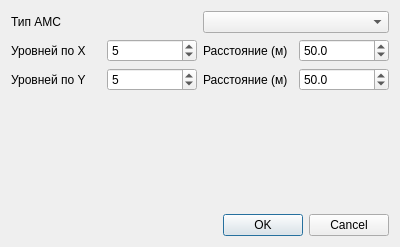
<?xml version="1.0" encoding="UTF-8"?>
<ui version="4.0">
 <class>NewAMSDialog</class>
 <widget class="QDialog" name="NewAMSDialog">
  <property name="geometry">
   <rect>
    <x>0</x>
    <y>0</y>
    <width>400</width>
    <height>247</height>
   </rect>
  </property>
  <property name="windowTitle">
   <string>Dialog</string>
  </property>
  <layout class="QVBoxLayout" name="verticalLayout">
   <item>
    <layout class="QGridLayout" name="gridLayout">
     <item row="0" column="0">
      <widget class="QLabel" name="label">
       <property name="text">
        <string>Тип АМС</string>
       </property>
      </widget>
     </item>
     <item row="0" column="2" colspan="2">
      <widget class="QComboBox" name="type"/>
     </item>
     <item row="1" column="0">
      <widget class="QLabel" name="label_2">
       <property name="text">
        <string>Уровней по X</string>
       </property>
      </widget>
     </item>
     <item row="1" column="1">
      <widget class="QSpinBox" name="levels_X">
       <property name="minimum">
        <number>1</number>
       </property>
       <property name="maximum">
        <number>25</number>
       </property>
       <property name="value">
        <number>5</number>
       </property>
      </widget>
     </item>
     <item row="1" column="2">
      <widget class="QLabel" name="label_4">
       <property name="text">
        <string>Расстояние (м)</string>
       </property>
      </widget>
     </item>
     <item row="1" column="3">
      <widget class="QDoubleSpinBox" name="distance_X">
       <property name="decimals">
        <number>1</number>
       </property>
       <property name="value">
        <double>50.000000000000000</double>
       </property>
      </widget>
     </item>
     <item row="2" column="0">
      <widget class="QLabel" name="label_3">
       <property name="text">
        <string>Уровней по Y</string>
       </property>
      </widget>
     </item>
     <item row="2" column="1">
      <widget class="QSpinBox" name="levels_Y">
       <property name="minimum">
        <number>1</number>
       </property>
       <property name="maximum">
        <number>25</number>
       </property>
       <property name="value">
        <number>5</number>
       </property>
      </widget>
     </item>
     <item row="2" column="2">
      <widget class="QLabel" name="label_5">
       <property name="text">
        <string>Расстояние (м)</string>
       </property>
      </widget>
     </item>
     <item row="2" column="3">
      <widget class="QDoubleSpinBox" name="distance_Y">
       <property name="decimals">
        <number>1</number>
       </property>
       <property name="maximum">
        <double>300.000000000000000</double>
       </property>
       <property name="value">
        <double>50.000000000000000</double>
       </property>
      </widget>
     </item>
    </layout>
   </item>
   <item>
    <spacer name="verticalSpacer">
     <property name="orientation">
      <enum>Qt::Vertical</enum>
     </property>
     <property name="sizeHint" stdset="0">
      <size>
       <width>20</width>
       <height>92</height>
      </size>
     </property>
    </spacer>
   </item>
   <item>
    <widget class="QDialogButtonBox" name="buttonBox">
     <property name="orientation">
      <enum>Qt::Horizontal</enum>
     </property>
     <property name="standardButtons">
      <set>QDialogButtonBox::Cancel|QDialogButtonBox::Ok</set>
     </property>
    </widget>
   </item>
  </layout>
 </widget>
 <resources/>
 <connections>
  <connection>
   <sender>buttonBox</sender>
   <signal>accepted()</signal>
   <receiver>NewAMSDialog</receiver>
   <slot>accept()</slot>
   <hints>
    <hint type="sourcelabel">
     <x>248</x>
     <y>254</y>
    </hint>
    <hint type="destinationlabel">
     <x>157</x>
     <y>274</y>
    </hint>
   </hints>
  </connection>
  <connection>
   <sender>buttonBox</sender>
   <signal>rejected()</signal>
   <receiver>NewAMSDialog</receiver>
   <slot>reject()</slot>
   <hints>
    <hint type="sourcelabel">
     <x>316</x>
     <y>260</y>
    </hint>
    <hint type="destinationlabel">
     <x>286</x>
     <y>274</y>
    </hint>
   </hints>
  </connection>
 </connections>
</ui>
